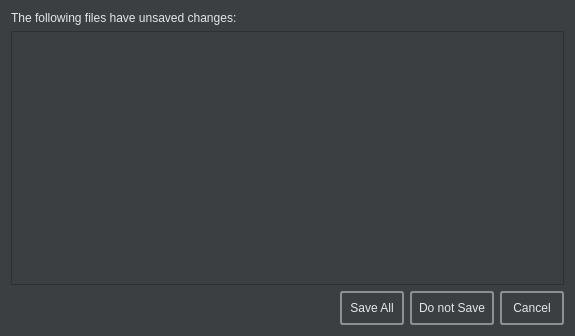
<?xml version="1.0" encoding="UTF-8"?>
<ui version="4.0">
 <class>SaveChangesDialog</class>
 <widget class="QDialog" name="SaveChangesDialog">
  <property name="geometry">
   <rect>
    <x>0</x>
    <y>0</y>
    <width>575</width>
    <height>336</height>
   </rect>
  </property>
  <property name="windowTitle">
   <string>Save Changes</string>
  </property>
  <property name="styleSheet">
   <string notr="true">background-color: rgb(60, 63, 65);
color: rgb(230, 230, 230);


</string>
  </property>
  <layout class="QGridLayout" name="gridLayout">
   <item row="0" column="0">
    <layout class="QVBoxLayout" name="verticalLayout_2">
     <item>
      <layout class="QVBoxLayout" name="verticalLayout">
       <item>
        <widget class="QLabel" name="label">
         <property name="text">
          <string>The following files have unsaved changes:</string>
         </property>
        </widget>
       </item>
       <item>
        <widget class="QTableWidget" name="tableWidget"/>
       </item>
      </layout>
     </item>
     <item>
      <layout class="QHBoxLayout" name="horizontalLayout">
       <item>
        <spacer name="horizontalSpacer">
         <property name="orientation">
          <enum>Qt::Horizontal</enum>
         </property>
         <property name="sizeHint" stdset="0">
          <size>
           <width>40</width>
           <height>20</height>
          </size>
         </property>
        </spacer>
       </item>
       <item>
        <widget class="QPushButton" name="saveButton">
         <property name="styleSheet">
          <string notr="true">QPushButton {
    border: 2px solid #8f8f91;
    border-radius: 3px;
	height: 30px;
	width: 60;
}
QPushButton:hover {
	background-color: rgb(60, 187, 255);
}</string>
         </property>
         <property name="text">
          <string>Save All</string>
         </property>
        </widget>
       </item>
       <item>
        <widget class="QPushButton" name="doNotSaveButton">
         <property name="styleSheet">
          <string notr="true">QPushButton {
    border: 2px solid #8f8f91;
    border-radius: 3px;
	height: 30px;
	width: 80;
}
QPushButton:hover {
	background-color: rgb(60, 187, 255);
}</string>
         </property>
         <property name="text">
          <string>Do not Save</string>
         </property>
        </widget>
       </item>
       <item>
        <widget class="QPushButton" name="cancelButton">
         <property name="styleSheet">
          <string notr="true">QPushButton {
    border: 2px solid #8f8f91;
    border-radius: 3px;
	height: 30px;
	width: 60;
}
QPushButton:hover {
	background-color: rgb(60, 187, 255);
}</string>
         </property>
         <property name="text">
          <string>Cancel</string>
         </property>
        </widget>
       </item>
      </layout>
     </item>
    </layout>
   </item>
  </layout>
 </widget>
 <resources/>
 <connections>
  <connection>
   <sender>cancelButton</sender>
   <signal>clicked()</signal>
   <receiver>SaveChangesDialog</receiver>
   <slot>close()</slot>
   <hints>
    <hint type="sourcelabel">
     <x>531</x>
     <y>307</y>
    </hint>
    <hint type="destinationlabel">
     <x>287</x>
     <y>167</y>
    </hint>
   </hints>
  </connection>
 </connections>
</ui>
